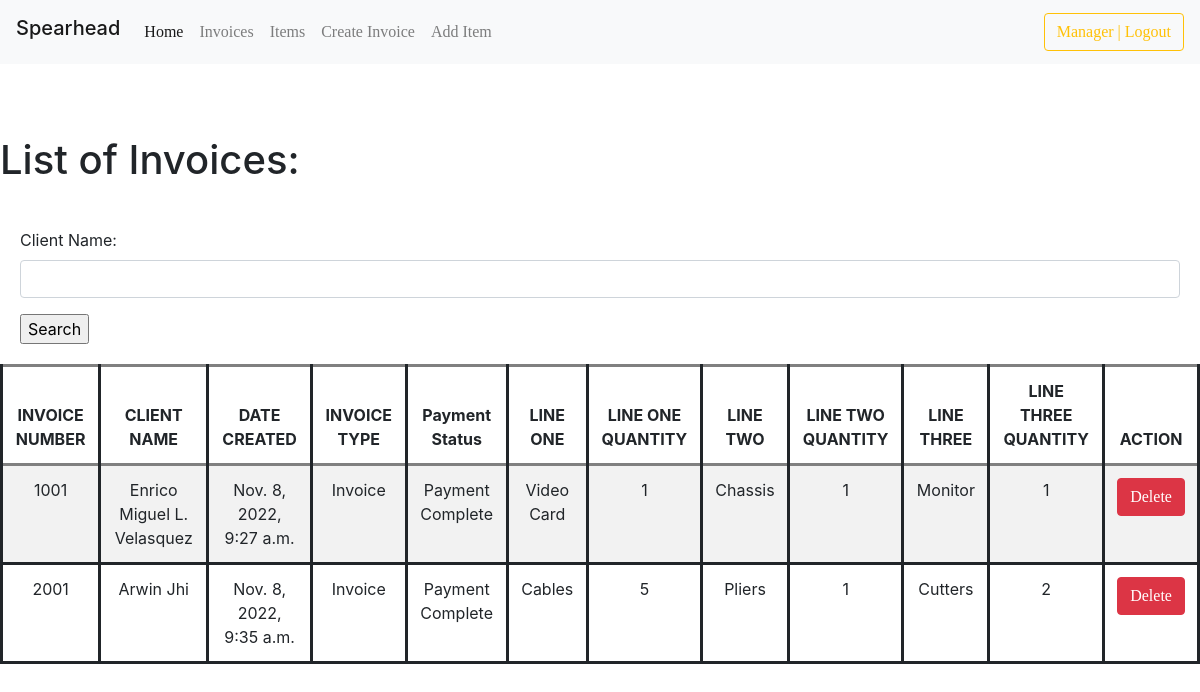
/list_invoice/ (signed in), run on an earlier commit of the app's database.
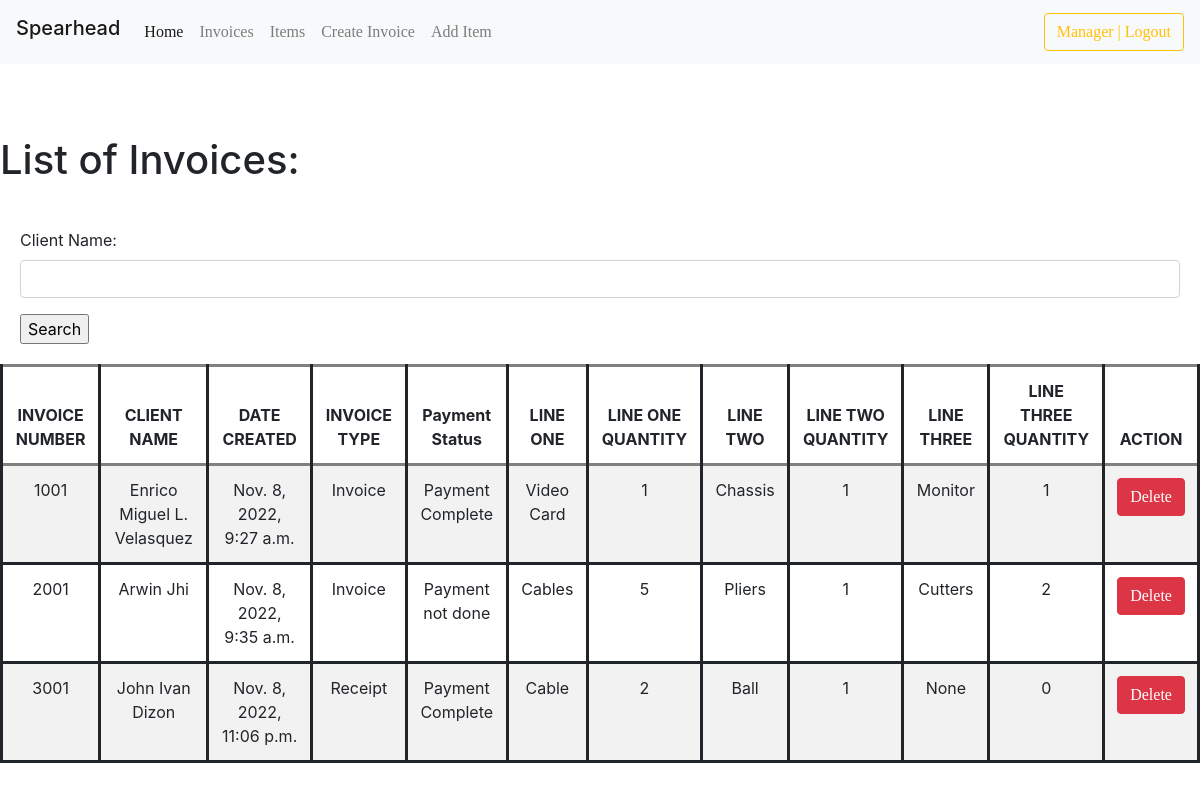
And on a later commit of the database.
### invoicemgmt/models.py (models this page shows, shortened)
class Invoice(models.Model):
    comments = models.TextField(max_length=3000, default='', blank=True, null=True)
    invoice_number = models.IntegerField('Invoice Number:', blank=True, null=True)
    invoice_date = models.DateField('Date (YYYY-MM-DD):', auto_now_add=False, auto_now=False, blank=True, null=True)
    invoice_date_created = models.DateTimeField('Date Created:',auto_now_add=True, null=True)
    name = models.CharField('Client Name:', max_length=120, default='', blank=True, null=True)
    company_name = models.CharField('Company Name:', max_length=50, default='', blank=True, null=True)
    line_one = models.CharField('Item 1:', max_length=120, default='', blank=True, null=True)
    line_one_quantity = models.IntegerField('Quantity:', default=0, blank=True, null=True)
    line_one_unit_price = models.IntegerField('Price per Unit:', default=0, blank=True, null=True)
    line_one_total_price = models.IntegerField('Total (PHP):', default=0, blank=True, null=True)
    line_two = models.CharField('Item 2:', max_length=120, default='', blank=True, null=True)
    line_two_quantity = models.IntegerField('Quantity:', default=0, blank=True, null=True)
    line_two_unit_price = models.IntegerField('Price per Unit:', default=0, blank=True, null=True)
    line_two_total_price = models.IntegerField('Total (PHP):', default=0, blank=True, null=True)
    line_three = models.CharField('Item 3:', max_length=120, default='', blank=True, null=True)
    line_three_quantity = models.IntegerField('Quantity:', default=0, blank=True, null=True)
    line_three_unit_price = models.IntegerField('Price per Unit:', default=0, blank=True, null=True)
    line_three_total_price = models.IntegerField('Total (PHP):', default=0, blank=True, null=True)
    phone_number = models.CharField('Phone Number:', max_length=120, default='', blank=True, null=True)
    total = models.IntegerField(default='0', blank=True, null=True)
    balance = models.IntegerField(default='0', blank=True, null=True)
    timestamp = models.DateTimeField(auto_now_add=True, auto_now=False)
    last_updated = models.DateTimeField(auto_now_add=False, auto_now=True, blank=True)
    paid_choice = (
        ('Payment Complete', 'Payment Complete'),
        ('Payment not done', 'Payment not done'),
    )
    paid = models.CharField(max_length=50, default='', blank=True, null=True, choices=paid_choice)
    invoice_type_choice = (
        ('Receipt', 'Receipt'),
        ('Invoice', 'Invoice'),
    )
    invoice_type = models.CharField(max_length=50, default='', blank=True, null=True, choices=invoice_type_choice)

### invoicemgmt/views.py (the view)
# urls.py: path('list_invoice/', list_invoice, name='list_invoice'),
@login_required
def list_invoice(request):
	queryset = Invoice.objects.all()
	form = InvoiceSearchForm(request.POST or None)
	context = {
		"queryset": queryset,
		"form": form,
	}
	if request.method == 'POST':
		queryset = Invoice.objects.filter(name__icontains=form['name'].value())
		context = {
		"form": form,
		"queryset": queryset,
	}
	return render(request, "list_view.html", context)

### invoicemgmt/forms.py
class InvoiceSearchForm(forms.ModelForm):
    class Meta:
        model = Invoice
        fields = ['name']

### templates/list_view.html (shortened to what this page needs)
{% load static %}
{% load crispy_forms_tags %}
<!DOCTYPE html>
<html>
<head>
    <link rel="stylesheet" type="text/css" href="https://stackpath.bootstrapcdn.com/bootstrap/4.5.2/css/bootstrap.min.css">
	<link href="{% static 'css/stylesheet.css' %}" rel="stylesheet">
</head>
{% include 'navbar.html' %}
<br>
<br>
<br>
<body>
	<h1>List of Invoices:</h1>
	<form method='POST' action='' autocomplete="off"><br>
    {{form|crispy}}
        <input type="submit" value='Search'/>
    </form>
    <table class="table table-striped">
        <thead>
          <tr>
            <th>INVOICE NUMBER</th>
              <th>CLIENT NAME</th>
            <th>DATE CREATED</th>
              <th>INVOICE TYPE</th>
              <th>Payment Status</th>
              <th>LINE ONE</th>
              <th>LINE ONE QUANTITY</th>
              <th>LINE TWO</th>
              <th>LINE TWO QUANTITY</th>
              <th>LINE THREE</th>
              <th>LINE THREE QUANTITY</th>
              <th>ACTION</th>
          </tr>
        </thead>
	{% for instance in queryset %}
        <tr>
	    <td>{{instance.invoice_number}}</td>
            <td>{{instance.name}}</td>
	    <td>{{instance.invoice_date_created}}</td>
	    <td>{{instance.invoice_type}}</td>
            <td>{{ instance.paid }}</td>
            <td>{{ instance.line_one }}</td>
            <td>{{ instance.line_one_quantity }}</td>
            <td>{{ instance.line_two }}</td>
            <td>{{ instance.line_two_quantity }}</td>
            <td>{{ instance.line_three }}</td>
            <td>{{ instance.line_three_quantity }}</td>
            <td><a class="btn btn-danger" type="submit" href="{% url 'delete_invoice' instance.id %}">Delete</a></td>
        </tr>
	{% endfor %}
    </table>
</body>
</html>

What changed in the data, as far as the page shows it:
changed Invoice "Arwin Jhi": paid "Payment Complete" → "Payment not done"
added Invoice: invoice_number "3001", name "John Ivan Dizon", invoice_date_created "Nov. 8, 2022, 11:06 p.m.", invoice_type "Receipt", paid "Payment Complete", line_one "Cable", line_one_quantity "2", line_two "Ball", line_two_quantity "1", line_three "None", line_three_quantity "0"
